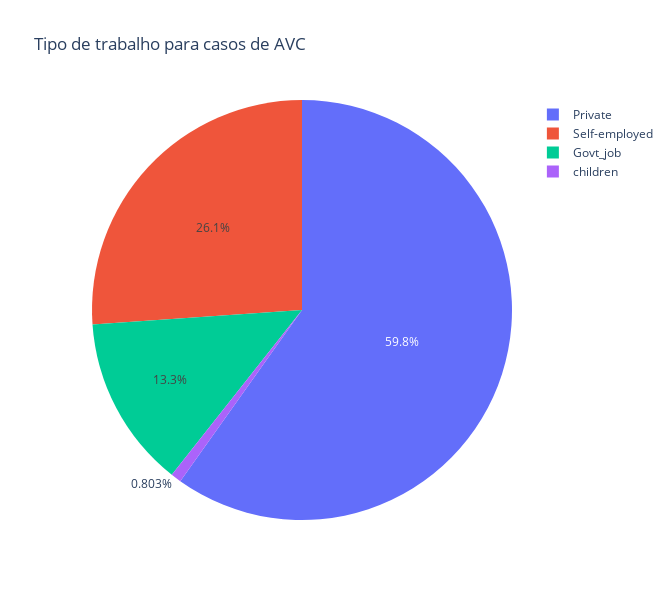

Here is the notebook cell this chart was saved with:
### Markdown cell above
### Tipos de trabalho

### Code cell
df_trabalho = data_AVC.groupby('work_type')['stroke'].sum().reset_index()
fig_trabalho = px.pie(df_trabalho, values='stroke', names='work_type', title='Tipo de trabalho para casos de AVC', width=670, height=600)
fig_trabalho.show()

#checando 
contagem_trabalho = data_AVC['work_type'].value_counts()
print(contagem_trabalho)

### Figure 1 — Plotly figure (JSON) as saved in the notebook; plotly's stock layout.template omitted (floating-point values rounded to 4 significant figures)
{"data": [{"domain": {"x": [0, 1], "y": [0, 1]}, "hovertemplate": "work_type=%{label}<br>stroke=%{value}<extra></extra>", "labels": ["Govt_job", "Private", "Self-employed", "children"], "legendgroup": "", "name": "", "showlegend": true, "type": "pie", "values": [33, 149, 65, 2]}], "layout": {"height": 600, "legend": {"tracegroupgap": 0}, "title": {"text": "Tipo de trabalho para casos de AVC"}, "width": 670}}
